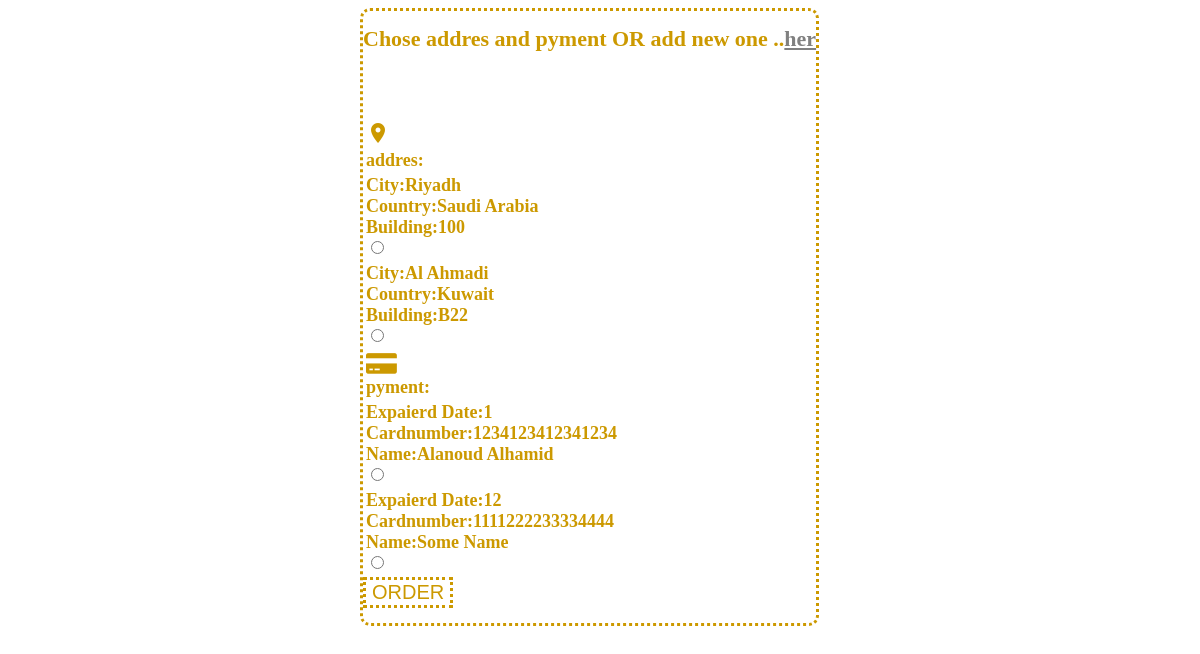
The page /Ceckout.php (signed in) on the database its author committed.
### tables this page shows
CREATE TABLE `address` (
  `addressID` int(10) NOT NULL,
  `buildingNo` varchar(15) NOT NULL,
  `street` varchar(30) NOT NULL,
  `city` varchar(15) NOT NULL,
  `country` varchar(20) NOT NULL,
  `postalCode` int(15) NOT NULL,
  `Email` varchar(30) NOT NULL
);

CREATE TABLE `payment` (
  `paymentID` int(10) NOT NULL,
  `cardNumber` bigint(20) NOT NULL,
  `expDate_month` int(2) NOT NULL,
  `expDate_year` int(2) NOT NULL,
  `Email` varchar(30) NOT NULL,
  `Name` varchar(15) NOT NULL
);

### Ceckout.php (the view, shortened to what this page needs)
<?php
include 'db.php';
?>
<!DOCTYPE html>
<html>
 <head>
 <link rel="stylesheet" href="https://cdnjs.cloudflare.com/ajax/libs/font-awesome/4.7.0/css/font-awesome.min.css">
  <link rel="stylesheet" type = "text/css " href= "CSS/Ceckout.css">
 </head>
 <body>
 <?php
if(isset($_SESSION['email'])){
 $email = $_SESSION['email'];
 $stmt = $conn->prepare("SELECT * FROM address WHERE Email=?");
  $stmt->bind_param('s',$email);
    $stmt->execute();
    $stmt->bind_result($addressID,$buildingNo, $street, $city, $country, $postalCode,$Email);
?>
<form class="contant" action="Ceckout.php" method="post">
<h1> Chose addres and pyment OR add new one ..<a href="#">her</a> <h1>
<table>
<thead><tr><th><i class="material-icons">&#xe0c8;</i><br>addres:</th></tr></thead>
    <?php
      while($stmt->fetch())
      {
		  ?>
<tbody>
<tr>
<td>City:<?php echo $city;?><br>Country:<?php echo $country;?><br>Building:<?php echo $buildingNo;?><br><input type="radio" name="addres" value="addres"></td>
</tr>
	<?php
	}
   ?>
    <?php
if(isset($_SESSION['email'])){
 $email = $_SESSION['email'];
 $stmt = $conn->prepare("SELECT * FROM payment WHERE Email=?");
  $stmt->bind_param('s',$email);
    $stmt->execute();
    $stmt->bind_result($pymentID,$cardNumber, $expDate_month, $expDate_year, $Email, $Name);
?>
<thead><tr><th><i style="font-size:24px" class="fa">&#xf283;</i><br>pyment:</th></tr></thead>
       <?php
      while($stmt->fetch())
      {
		  ?>
		  <tr>
<td>Expaierd Date:<?php echo $expDate_month;?><br>Cardnumber:<?php echo $cardNumber;?><br>Name:<?php echo $Name;?><br>
<input type="radio" name="payment" value="payment"></td>
 </tr><br>
	<?php
	}
   ?>
	  </tbody>
</table>
<button type="submit"name="submit">ORDER</button>
</form>
<? }else { ?>
<?php
echo "";
}
?>
<? }else { ?>
<?php
echo "";
}
?>
 </body>
</html>

### CSS/Ceckout.css (style rules this page uses)
.contant { border: 3px dotted #cc9900; position: absolute; border-radius: 10px; left: 30%; }
a { color:gray; }
h1 { font-size:22px; color:#cc9900; }
tr { text-align:left; color:#cc9900; padding:4px; font-size:18px; padding-top:10px; }
button { border: 3px dotted #cc9900; color:#cc9900; outline-color: #cc9900; background-color: white; font-size:20px; }

### rows shown on the page
address: city "Riyadh", country "Saudi Arabia", buildingNo "100"
address: city "Al Ahmadi", country "Kuwait", buildingNo "B22"
payment: expDate_month "1", cardNumber "1234123412341234", Name "Alanoud Alhamid"
payment: expDate_month "12", cardNumber "1111222233334444", Name "Some Name"
